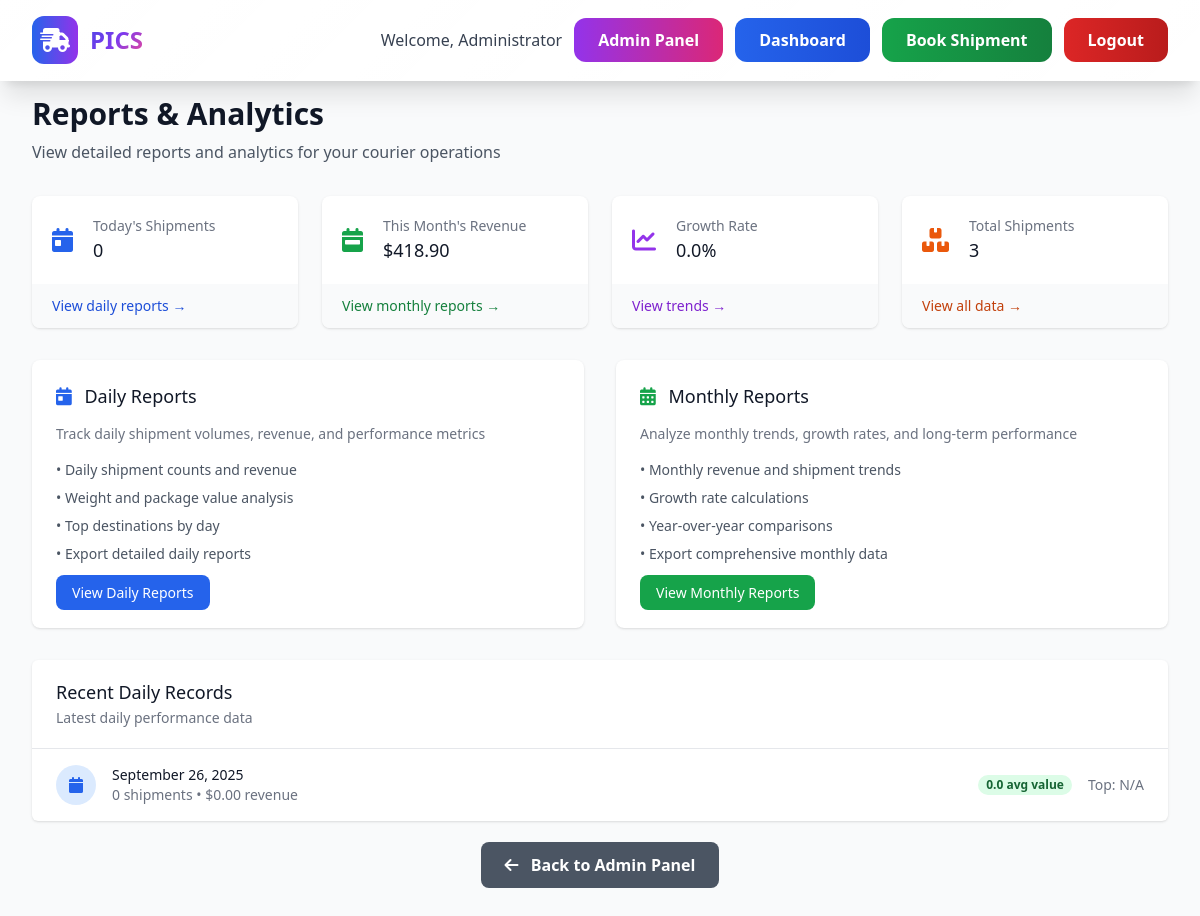
Screenshot of /admin/reports (signed in) with the database file from the repository.
### main.py (models this page shows, shortened)
class Client(UserMixin, db.Model):
    id = db.Column(db.Integer, primary_key=True)
    name = db.Column(db.String(100), nullable=False)
    email = db.Column(db.String(100), unique=True, nullable=False)
    password_hash = db.Column(db.String(128), nullable=False)
    phone = db.Column(db.String(20), nullable=False)
    cnic = db.Column(db.String(20), unique=True, nullable=False)
    address = db.Column(db.Text, nullable=False)
    postal_code = db.Column(db.String(20), nullable=False)
    is_admin = db.Column(db.Boolean, default=False)
    created_at = db.Column(db.DateTime, default=datetime.utcnow)

class DailyRecord(db.Model):
    id = db.Column(db.Integer, primary_key=True)
    date = db.Column(db.Date, nullable=False, unique=True)
    total_shipments = db.Column(db.Integer, default=0)
    total_revenue = db.Column(db.Float, default=0)
    total_weight = db.Column(db.Float, default=0)
    avg_package_value = db.Column(db.Float, default=0)
    top_destination = db.Column(db.String(100))
    created_at = db.Column(db.DateTime, default=datetime.utcnow)

### main.py (the view)
@app.route('/admin/reports')
@login_required
def reports():
    if not current_user.is_admin:
        flash('Access denied. Admin privileges required.', 'error')
        return redirect(url_for('dashboard'))
    today = datetime.now().date()
    current_month = datetime.now().month
    current_year = datetime.now().year
    todays_shipments = Shipment.query.filter(
        db.func.date(Shipment.created_at) == today
    ).count()
    monthly_revenue = db.session.query(db.func.sum(Shipment.final_price)).filter(
        db.func.extract('month', Shipment.created_at) == current_month,
        db.func.extract('year', Shipment.created_at) == current_year
    ).scalar() or 0
    total_shipments = Shipment.query.count()
    prev_month = current_month - 1 if current_month > 1 else 12
    prev_year = current_year if current_month > 1 else current_year - 1
    current_month_revenue = db.session.query(db.func.sum(Shipment.final_price)).filter(
        db.func.extract('month', Shipment.created_at) == current_month,
        db.func.extract('year', Shipment.created_at) == current_year
    ).scalar() or 0
    prev_month_revenue = db.session.query(db.func.sum(Shipment.final_price)).filter(
        db.func.extract('month', Shipment.created_at) == prev_month,
        db.func.extract('year', Shipment.created_at) == prev_year
    ).scalar() or 0
    growth_rate = ((current_month_revenue - prev_month_revenue) / prev_month_revenue * 100) if prev_month_revenue > 0 else 0
    recent_records = DailyRecord.query.order_by(DailyRecord.date.desc()).limit(5).all()
    return render_template('reports.html',
                         todays_shipments=todays_shipments,
                         monthly_revenue=monthly_revenue,
                         total_shipments=total_shipments,
                         growth_rate=growth_rate,
                         recent_records=recent_records)

### templates/reports.html (shortened to what this page needs)
{% extends 'base.html' %}
{% block content %}
<div class="min-h-screen py-8">
    <div class="max-w-7xl mx-auto px-4 sm:px-6 lg:px-8">
        <div class="mb-8">
            <h1 class="text-3xl font-bold text-gray-900">Reports & Analytics</h1>
            <p class="mt-2 text-gray-600">View detailed reports and analytics for your courier operations</p>
        </div>
        <div class="grid grid-cols-1 md:grid-cols-4 gap-6 mb-8">
            <div class="bg-white overflow-hidden shadow rounded-lg">
                <div class="p-5">
                    <div class="flex items-center">
                        <div class="flex-shrink-0">
                            <i class="fas fa-calendar-day text-2xl text-blue-600"></i>
                        </div>
                        <div class="ml-5 w-0 flex-1">
                            <dl>
                                <dt class="text-sm font-medium text-gray-500 truncate">
                                    Today's Shipments
                                </dt>
                                <dd class="text-lg font-medium text-gray-900">
                                    {{ todays_shipments or 0 }}
                                </dd>
                            </dl>
                        </div>
                    </div>
                </div>
                <div class="bg-gray-50 px-5 py-3">
                    <div class="text-sm">
                        <a href="{{ url_for('daily_reports') }}" class="font-medium text-blue-700 hover:text-blue-900">
                            View daily reports →
                        </a>
                    </div>
                </div>
            </div>
            <div class="bg-white overflow-hidden shadow rounded-lg">
                <div class="p-5">
                    <div class="flex items-center">
                        <div class="flex-shrink-0">
                            <i class="fas fa-calendar-week text-2xl text-green-600"></i>
                        </div>
                        <div class="ml-5 w-0 flex-1">
                            <dl>
                                <dt class="text-sm font-medium text-gray-500 truncate">
                                    This Month's Revenue
                                </dt>
                                <dd class="text-lg font-medium text-gray-900">
                                    ${{ "%.2f"|format(monthly_revenue or 0) }}
                                </dd>
                            </dl>
                        </div>
                    </div>
                </div>
                <div class="bg-gray-50 px-5 py-3">
                    <div class="text-sm">
                        <a href="{{ url_for('monthly_reports') }}" class="font-medium text-green-700 hover:text-green-900">
                            View monthly reports →
                        </a>
                    </div>
                </div>
            </div>
            <div class="bg-white overflow-hidden shadow rounded-lg">
                <div class="p-5">
                    <div class="flex items-center">
                        <div class="flex-shrink-0">
                            <i class="fas fa-chart-line text-2xl text-purple-600"></i>
                        </div>
                        <div class="ml-5 w-0 flex-1">
                            <dl>
                                <dt class="text-sm font-medium text-gray-500 truncate">
                                    Growth Rate
                                </dt>
                                <dd class="text-lg font-medium text-gray-900">
                                    {{ "%.1f"|format(growth_rate or 0) }}%
                                </dd>
                            </dl>
                        </div>
                    </div>
                </div>
                <div class="bg-gray-50 px-5 py-3">
                    <div class="text-sm">
                        <a href="{{ url_for('monthly_reports') }}" class="font-medium text-purple-700 hover:text-purple-900">
                            View trends →
                        </a>
                    </div>
                </div>
            </div>
            <div class="bg-white overflow-hidden shadow rounded-lg">
                <div class="p-5">
                    <div class="flex items-center">
                        <div class="flex-shrink-0">
                            <i class="fas fa-boxes text-2xl text-orange-600"></i>
                        </div>
                        <div class="ml-5 w-0 flex-1">
                            <dl>
                                <dt class="text-sm font-medium text-gray-500 truncate">
                                    Total Shipments
                                </dt>
                                <dd class="text-lg font-medium text-gray-900">
                                    {{ total_shipments or 0 }}
                                </dd>
                            </dl>
                        </div>
                    </div>
                </div>
                <div class="bg-gray-50 px-5 py-3">
                    <div class="text-sm">
                        <a href="{{ url_for('daily_reports') }}" class="font-medium text-orange-700 hover:text-orange-900">
                            View all data →
                        </a>
                    </div>
                </div>
            </div>
        </div>
        <div class="grid grid-cols-1 md:grid-cols-2 gap-8">
            <div class="bg-white shadow rounded-lg">
                <div class="px-4 py-5 sm:p-6">
                    <h3 class="text-lg leading-6 font-medium text-gray-900 mb-4">
                        <i class="fas fa-calendar-day text-blue-600 mr-2"></i>
                        Daily Reports
                    </h3>
                    <p class="text-sm text-gray-500 mb-4">
                        Track daily shipment volumes, revenue, and performance metrics
                    </p>
                    <ul class="text-sm text-gray-600 space-y-2 mb-4">
                        <li>• Daily shipment counts and revenue</li>
                        <li>• Weight and package value analysis</li>
                        <li>• Top destinations by day</li>
                        <li>• Export detailed daily reports</li>
                    </ul>
                    <a href="{{ url_for('daily_reports') }}" class="bg-blue-600 text-white px-4 py-2 rounded-lg hover:bg-blue-700 text-sm font-medium">
                        View Daily Reports
                    </a>
                </div>
            </div>
            <div class="bg-white shadow rounded-lg">
                <div class="px-4 py-5 sm:p-6">
                    <h3 class="text-lg leading-6 font-medium text-gray-900 mb-4">
                        <i class="fas fa-calendar-alt text-green-600 mr-2"></i>
                        Monthly Reports
                    </h3>
                    <p class="text-sm text-gray-500 mb-4">
                        Analyze monthly trends, growth rates, and long-term performance
                    </p>
                    <ul class="text-sm text-gray-600 space-y-2 mb-4">
                        <li>• Monthly revenue and shipment trends</li>
                        <li>• Growth rate calculations</li>
                        <li>• Year-over-year comparisons</li>
                        <li>• Export comprehensive monthly data</li>
                    </ul>
                    <a href="{{ url_for('monthly_reports') }}" class="bg-green-600 text-white px-4 py-2 rounded-lg hover:bg-green-700 text-sm font-medium">
                        View Monthly Reports
                    </a>
                </div>
            </div>
        </div>
        <div class="mt-8 bg-white shadow overflow-hidden sm:rounded-md">
            <div class="px-4 py-5 sm:px-6 border-b border-gray-200">
                <h3 class="text-lg leading-6 font-medium text-gray-900">
                    Recent Daily Records
                </h3>
                <p class="mt-1 max-w-2xl text-sm text-gray-500">
                    Latest daily performance data
                </p>
            </div>
            {% if recent_records %}
                <ul class="divide-y divide-gray-200">
                    {% for record in recent_records %}
                        <li>
                            <div class="px-4 py-4 sm:px-6">
                                <div class="flex items-center justify-between">
                                    <div class="flex items-center">
                                        <div class="flex-shrink-0 h-10 w-10">
                                            <div class="h-10 w-10 rounded-full bg-blue-100 flex items-center justify-center">
                                                <i class="fas fa-calendar text-blue-600"></i>
                                            </div>
                                        </div>
                                        <div class="ml-4">
                                            <div class="text-sm font-medium text-gray-900">
                                                {{ record.date.strftime('%B %d, %Y') }}
                                            </div>
                                            <div class="text-sm text-gray-500">
                                                {{ record.total_shipments }} shipments • ${{ "%.2f"|format(record.total_revenue) }} revenue
                                            </div>
                                        </div>
                                    </div>
                                    <div class="flex items-center">
                                        <span class="px-2 inline-flex text-xs leading-5 font-semibold rounded-full bg-green-100 text-green-800">
                                            {{ "%.1f"|format(record.avg_package_value) }} avg value
                                        </span>
                                        <div class="ml-4 text-sm text-gray-500">
                                            Top: {{ record.top_destination or 'N/A' }}
                                        </div>
                                    </div>
                                </div>
                            </div>
                        </li>
                    {% endfor %}
                </ul>
            {% else %}
                <div class="text-center py-12">
                    <i class="fas fa-chart-bar text-4xl text-gray-400 mb-4"></i>
                    <h3 class="text-lg font-medium text-gray-900 mb-2">No records yet</h3>
                    <p class="text-gray-500">Start booking shipments to generate daily reports</p>
                </div>
            {% endif %}
        </div>
        <div class="mt-8 text-center">
            <a href="{{ url_for('admin') }}" class="bg-gray-600 text-white px-6 py-3 rounded-lg font-semibold hover:bg-gray-700">
                <i class="fas fa-arrow-left mr-2"></i>
                Back to Admin Panel
            </a>
        </div>
    </div>
</div>
{% endblock %}

### templates/base.html (shortened to what this page needs)
<!DOCTYPE html>
<html lang="en">
<head>
    <script src="https://cdn.tailwindcss.com"></script>
    <link href="https://cdnjs.cloudflare.com/ajax/libs/font-awesome/6.0.0/css/all.min.css" rel="stylesheet">
</head>
<body class="font-sans bg-gray-50">
    <nav class="fixed w-full nav-gradient shadow-xl z-50 border-b border-white/20">
        <div class="max-w-7xl mx-auto px-4 sm:px-6 lg:px-8">
            <div class="flex justify-between h-20">
                <div class="flex items-center">
                    <div class="bg-gradient-to-r from-blue-600 to-purple-600 p-2 rounded-xl mr-3">
                        <i class="fas fa-shipping-fast text-2xl text-white"></i>
                    </div>
                    <span class="text-2xl font-bold text-gradient">PICS</span>
                </div>
                <div class="flex items-center space-x-3">
                    {% if current_user.is_authenticated %}
                        <div class="hidden md:flex items-center space-x-3">
                            <span class="text-gray-700 font-medium">Welcome, {{ current_user.name }}</span>
                            {% if current_user.is_admin %}
                                <a href="{{ url_for('admin') }}" class="modern-button bg-gradient-to-r from-purple-600 to-pink-600 text-white px-6 py-2.5 hover:from-purple-700 hover:to-pink-700">
                                    Admin Panel
                                </a>
                            {% endif %}
                            <a href="{{ url_for('dashboard') }}" class="modern-button bg-gradient-to-r from-blue-600 to-blue-700 text-white px-6 py-2.5 hover:from-blue-700 hover:to-blue-800">
                                Dashboard
                            </a>
                            <a href="{{ url_for('book_shipment') }}" class="modern-button bg-gradient-to-r from-green-600 to-green-700 text-white px-6 py-2.5 hover:from-green-700 hover:to-green-800">
                                Book Shipment
                            </a>
                            <a href="{{ url_for('logout') }}" class="modern-button bg-gradient-to-r from-red-600 to-red-700 text-white px-6 py-2.5 hover:from-red-700 hover:to-red-800">
                                Logout
                            </a>
                        </div>
                    {% endif %}
                </div>
            </div>
        </div>
    </nav>
    <main class="pt-16">
        {% block content %}{% endblock %}
    </main>
</body>
</html>

### rows the page displays
Client: name "Administrator"
DailyRecord: date "September 26, 2025", total_shipments "0", total_revenue "0.00", avg_package_value "0.0", top_destination "N/A"

### other values shown
{{ todays_shipments or 0 }} "0"
{{ "%.2f"|format(monthly_revenue or 0) }} "418.90"
{{ "%.1f"|format(growth_rate or 0) }} "0.0"
{{ total_shipments or 0 }} "3"
